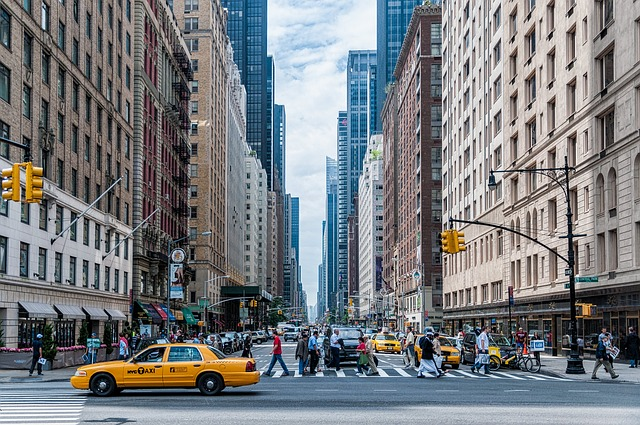
#> input picture OpenCV-Python Tutorials/Core Operations/Basic Operations on Images/pic.jpg, 640 x 425 px
$ python Making_Borders_for_Images_Padding.py
#> lines starting #> are read from the running program, lines starting #| are printed output that depends on the picture
import cv2 as cv

img1 = cv.imread('pic.jpg')
#> img1 is the input picture: shape (425, 640, 3); mean B, G, R 128, 124.4, 121
cv.imshow("Display img1", img1)
k = cv.waitKey(0)
#> (key Esc is pressed here)
# Last element is replicated throughout, like this: aaaaaa|abcdefgh|hhhhhhh
replicate = cv.copyMakeBorder(img1, 50, 50, 50, 50, cv.BORDER_REPLICATE)
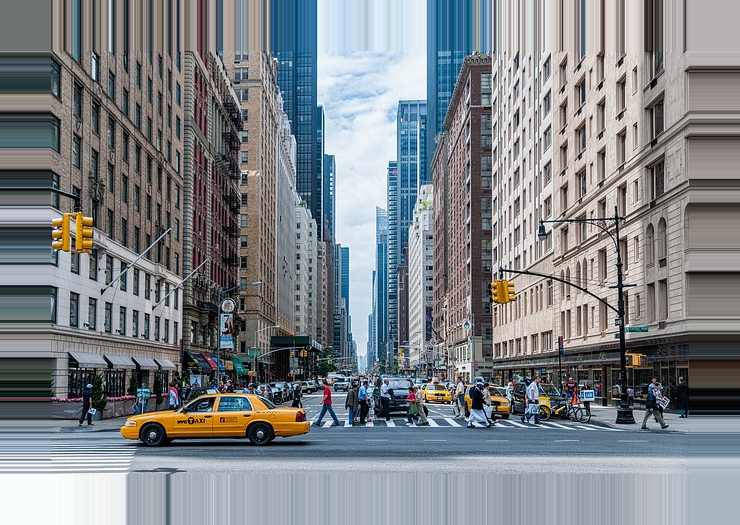
#> replicate: shape (525, 740, 3); mean B, G, R 135.5, 131.3, 127
cv.imshow("Display replicate", replicate)
k = cv.waitKey(0)
#> (key Esc is pressed here)
# Border will be mirror reflection of the border elements, like this : fedcba|abcdefgh|hgfedcb
reflect = cv.copyMakeBorder(img1, 50, 50, 50, 50, cv.BORDER_REFLECT)
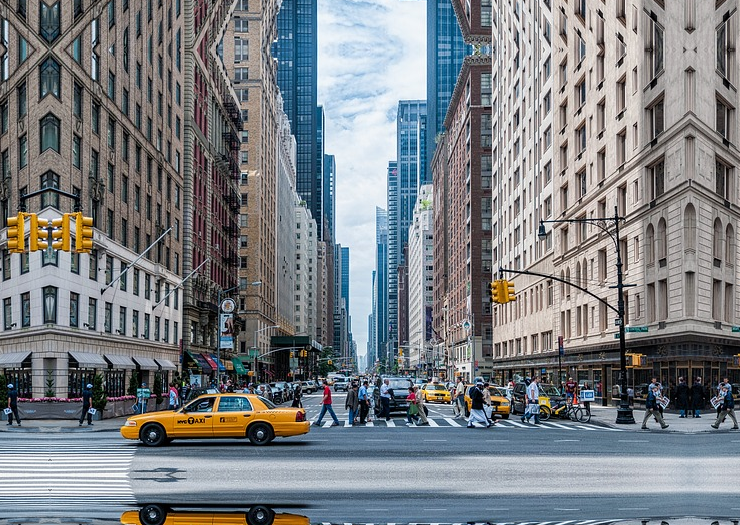
#> reflect: shape (525, 740, 3); mean B, G, R 131.1, 127, 122.8
cv.imshow("Display reflect", reflect)
k = cv.waitKey(0)
#> (key Esc is pressed here)
#  Same as above, but with a slight change, like this : gfedcb|abcdefgh|gfedcba
reflect101 = cv.copyMakeBorder(img1, 50, 50, 50, 50, cv.BORDER_REFLECT_101)
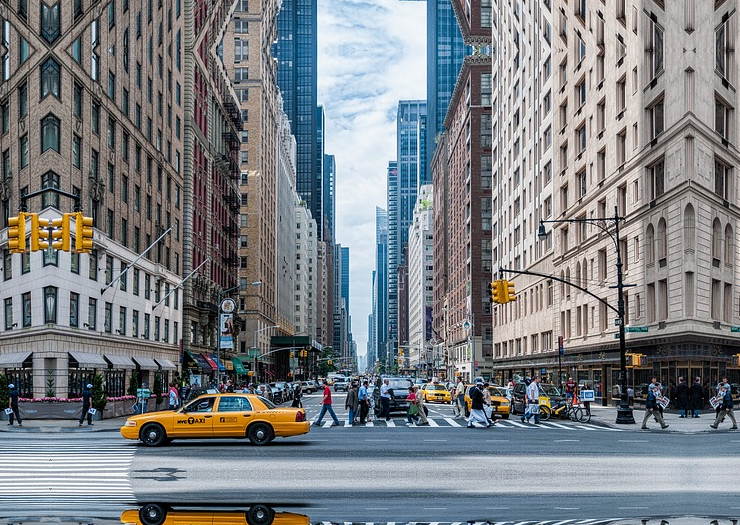
#> reflect101: shape (525, 740, 3); mean B, G, R 130.9, 126.9, 122.7
cv.imshow("Display reflect101", reflect101)
k = cv.waitKey(0)
#> (key Esc is pressed here)
# Can't explain, it will look like this : cdefgh|abcdefgh|abcdefg
wrap = cv.copyMakeBorder(img1, 50, 50, 50, 50, cv.BORDER_WRAP)
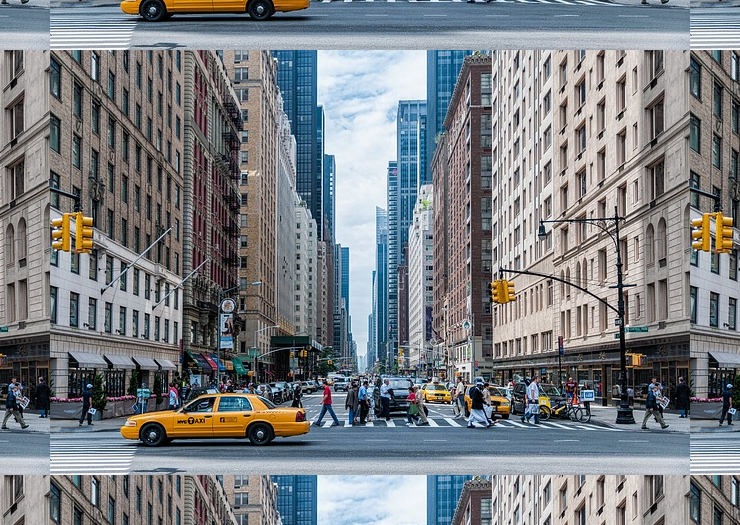
#> wrap: shape (525, 740, 3); mean B, G, R 131.1, 127, 122.8
cv.imshow("Display wrap", wrap)
k = cv.waitKey(0)
#> (key Esc is pressed here)
# Adds a constant colored border. The value should be given as next argument.
constant = cv.copyMakeBorder(img1, 50, 50, 50, 50, cv.BORDER_CONSTANT, value=[0, 255, 0])
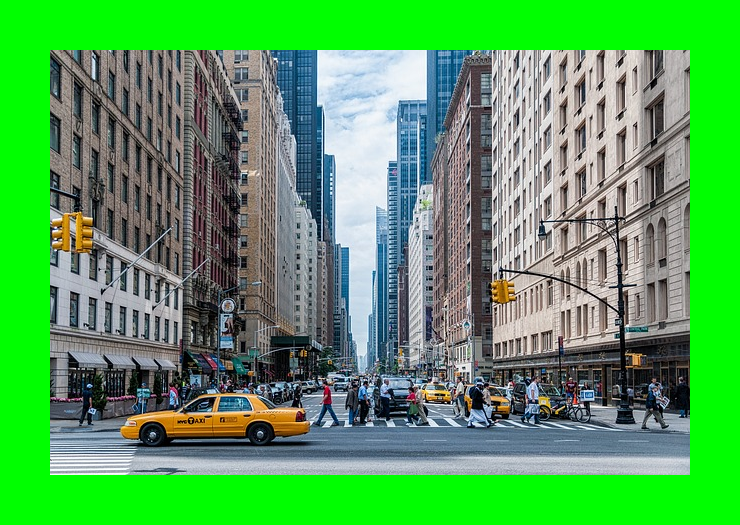
#> constant: shape (525, 740, 3); mean B, G, R 89.6, 163.6, 84.7
cv.imshow("Display constant", constant)
k = cv.waitKey(0)
#> (key Esc is pressed here)
